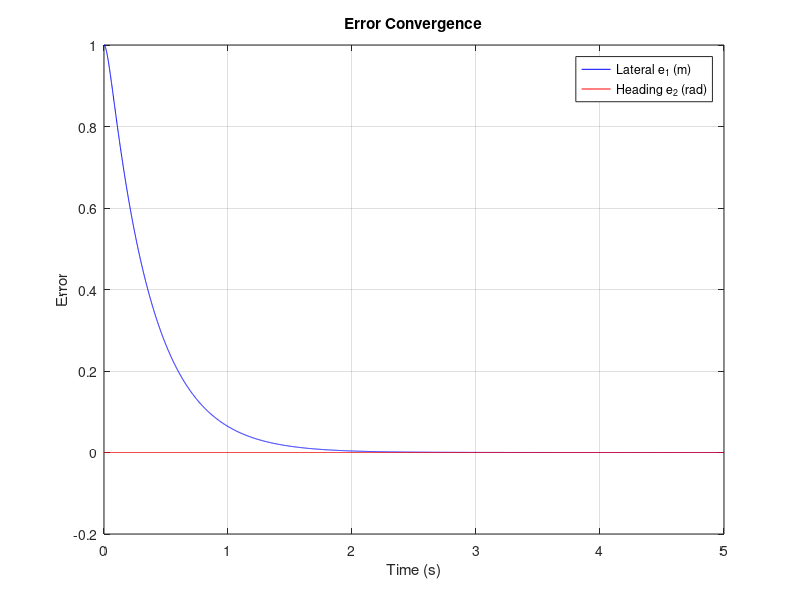
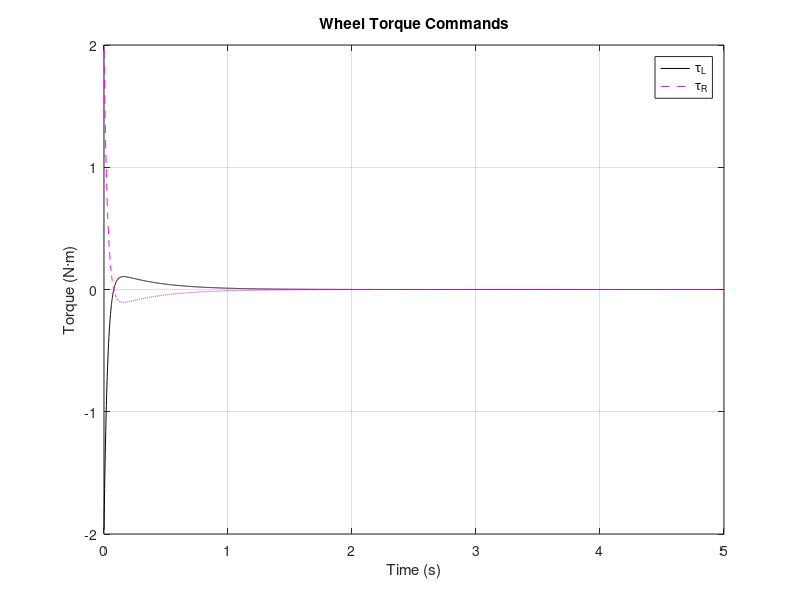

Source code (MATLAB) for these figures, in order:
%————— 参数 —————%
ld = 0.084;      % d1/2
m  = 1.267;      % 质量 kg
r  = 0.0325;     % 轮半径 m
I  = 5035.443e-6;     % 转动惯量 kg·m^2

Ts = 0.001;    % 采样周期 s
T  = 5;        % 仿真总时长 s
N  = T / Ts;   % 仿真步数

%————— LQR 权重 —————%
Q = diag([8,1,6,0.25]);
R = diag([1,1]);

%————— 连续系统 (已修正) —————%
A = [ 0 1 0 0;
      0 0 0 0;
      0 0 0 1;  % 偏航角到角速度
      0 0 0 0 ];

B = [ 0,                 0;
      1/(m*r),          -1/(m*r);
      0,                 0;
     -ld/(I*r),         -ld/(I*r) ];  % 差动符号

C = eye(4);
D = zeros(4,2);

%————— 离散化 —————%
sysc = ss(A, B, C, D);
sysd = c2d(sysc, Ts, 'zoh');
Ad = sysd.A;
Bd = sysd.B;

%————— 计算 LQR 增益 —————%
[K,~,~] = dlqr(Ad, Bd, Q, R);
disp('-K = ');
fprintf('{%f,%f,%f,%f,%f,%f,%f,%f};\n',-K(1,1),-K(1,2), -K(1,3), -K(1,4),-K(2,1),-K(2,2), -K(2,3), -K(2,4));

%————— 初始化—— 状态 & 控制 —————%
x = zeros(4, N+1);
u = zeros(2, N);
% 初始状态：[横向位移 e1；横向速度 e1_dot；偏航角 e2；偏航角速度 e2_dot]
x(:,1) = [1; 0; 0; 0];

%————— 仿真循环 —————%
for k = 1:N
    u(:,k)   = -K * x(:,k);       % 2×1 向量
    x(:,k+1) = Ad * x(:,k) + Bd * u(:,k);
end

%————— 时间向量 —————%
time  = 0 : Ts : T;         % 长度 N+1
timeu = time(1:end-1);      % 长度 N

%————— 绘制误差收敛 —————%
figure;
plot(time, x(1,:), 'b-', time, x(3,:), 'r-');
xlabel('Time (s)');
ylabel('Error');
legend('Lateral e_1 (m)', 'Heading e_2 (rad)');
grid on;
title('Error Convergence');

%————— 绘制扭矩指令 —————%
figure;
plot(timeu, u(1,:), 'k-', timeu, u(2,:), 'm--');
xlabel('Time (s)');
ylabel('Torque (N·m)');
legend('\tau_L','\tau_R');
grid on;
title('Wheel Torque Commands');
